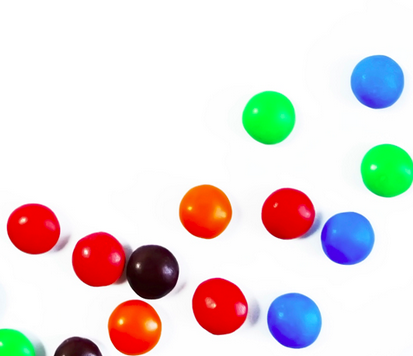
#> input picture images/smarties.png, 413 x 356 px
$ python morphologica_transformation_opencv.py
#> lines starting #> are read from the running program, lines starting #| are printed output that depends on the picture; after the words box and inside, x2 and y2 are one past the last pixel; in counts of white or black regions, pixels touching at a corner belong together
# morphological transformations are some simple image operations based on image shape
# morphological transformations is normally performed on binary images
# two types erosion and dilation
from matplotlib import pyplot as plt
import cv2 as cv
import numpy as np

img = cv.imread('images/smarties.png', 0)
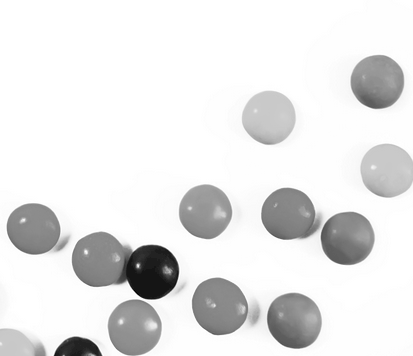
#> img: shape (356, 413); min 0, max 255, mean 230.1
# img = cv.cvtColor(img, cv.COLOR_BGR2RGB)
_, mask = cv.threshold(img, 220, 255, cv.THRESH_BINARY)
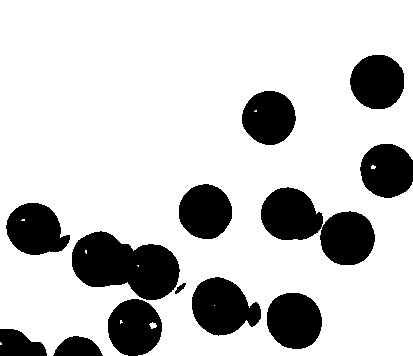
#> mask: shape (356, 413); 79.2% white; 13 black regions, largest, box (x1, y1, x2, y2) and area: (72, 231, 180, 300) 4949, (261, 187, 375, 265) 4817, (192, 277, 261, 336) 2803
kernel = np.ones((2, 2), np.uint8)
dilate = cv.dilate(mask, kernel, iterations=4)
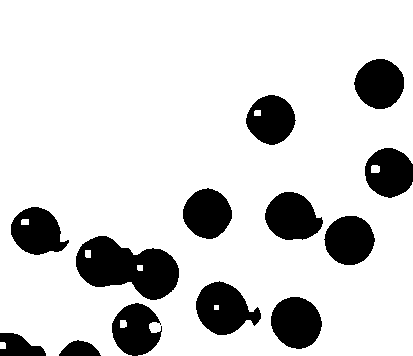
#> dilate: shape (356, 413); 83.3% white; 13 black regions, largest, box (x1, y1, x2, y2) and area: (76, 236, 179, 300) 4140, (196, 281, 261, 335) 2238, (271, 297, 322, 349) 2039
erode = cv.erode(mask, kernel, iterations=4)
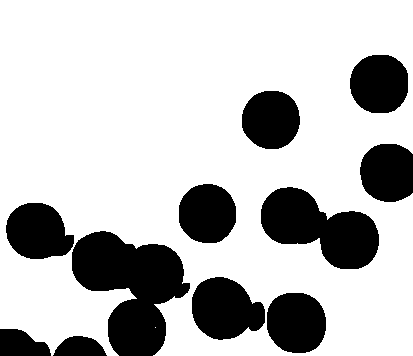
#> erode: shape (356, 413); 75.4% white; 11 black regions, largest, box (x1, y1, x2, y2) and area: (72, 231, 190, 356) 8596, (261, 187, 379, 269) 5701, (192, 277, 265, 340) 3372
# easymorph = cv.morphologyEx(mask,cv.MORPH_DILATE, kernel, iterations=4)
opening = cv.morphologyEx(mask, cv.MORPH_OPEN, kernel, iterations=4)  # erosion followed by dilation (open)
#> opening: shape (356, 413); 79.4% white; 11 black regions, largest, box (x1, y1, x2, y2) and area: (76, 235, 190, 356) 7400, (265, 191, 379, 269) 4853, (196, 281, 265, 340) 2820
closing = cv.morphologyEx(mask, cv.MORPH_CLOSE, kernel, iterations=4)  # opposite to open
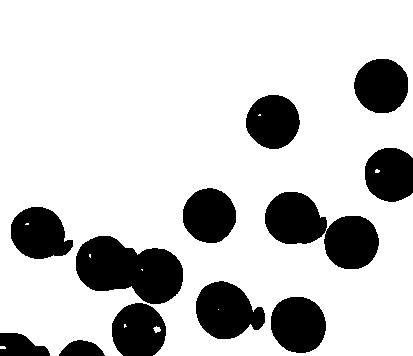
#> closing: shape (356, 413); 79.6% white; 12 black regions, largest, box (x1, y1, x2, y2) and area: (76, 236, 183, 304) 4944, (265, 192, 379, 269) 4811, (196, 281, 265, 339) 2798
mg = cv.morphologyEx(mask, cv.MORPH_GRADIENT, kernel, iterations=4)
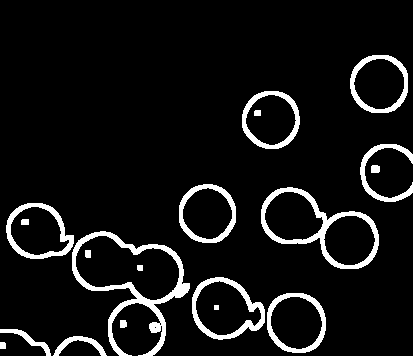
#> mg: shape (356, 413); 7.8% white; 19 white regions, largest, box (x1, y1, x2, y2) and area: (72, 231, 190, 356) 2492, (261, 187, 379, 269) 1754, (192, 277, 265, 340) 1109
th = cv.morphologyEx(mask, cv.MORPH_TOPHAT, kernel, iterations=4)
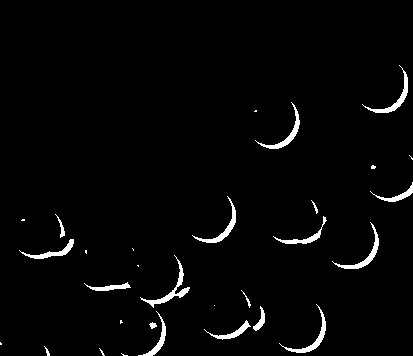
#> th: shape (356, 413); 2.4% white; 30 white regions (12 under 20 px), largest, box (x1, y1, x2, y2) and area: (140, 255, 190, 308) 363, (332, 222, 379, 269) 312, (362, 65, 408, 113) 308

titles = ['Original', 'masked', 'dilation', 'erosion', 'opening', 'closing', 'Gradient', 'tophat']
images = [img, mask, dilate, erode, opening, closing, mg, th]

for i in range(len(images)):
    plt.subplot(2, len(images) // 2, i + 1)
    plt.imshow(images[i], 'gray')
    plt.xticks([]), plt.yticks([])
    plt.title(titles[i])
#> this loop made 8 passes
plt.show()

cv.waitKey(0)
cv.destroyAllWindows()
